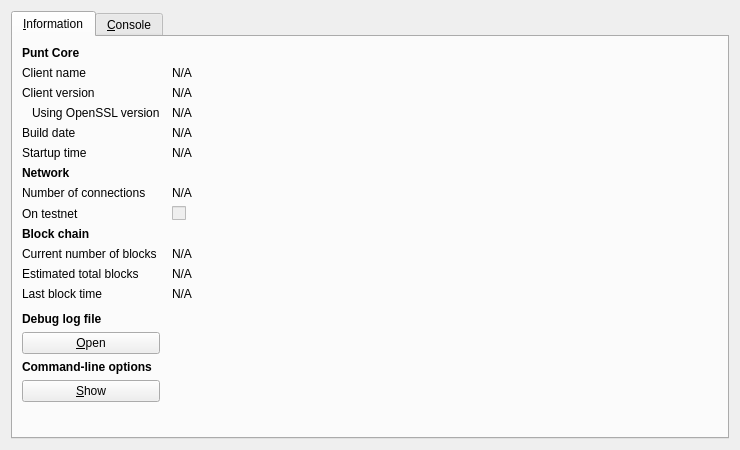
<?xml version="1.0" encoding="UTF-8"?>
<ui version="4.0">
 <class>RPCConsole</class>
 <widget class="QDialog" name="RPCConsole">
  <property name="geometry">
   <rect>
    <x>0</x>
    <y>0</y>
    <width>740</width>
    <height>450</height>
   </rect>
  </property>
  <property name="windowTitle">
   <string>Punt - Debug window</string>
  </property>
  <layout class="QVBoxLayout" name="verticalLayout_2">
   <item>
    <widget class="QTabWidget" name="tabWidget">
     <property name="currentIndex">
      <number>0</number>
     </property>
     <widget class="QWidget" name="tab_info">
      <attribute name="title">
       <string>&amp;Information</string>
      </attribute>
      <layout class="QGridLayout" name="gridLayout" columnstretch="0,1">
       <property name="horizontalSpacing">
        <number>12</number>
       </property>
       <item row="0" column="0">
        <widget class="QLabel" name="label_9">
         <property name="font">
          <font>
           <weight>75</weight>
           <bold>true</bold>
          </font>
         </property>
         <property name="text">
          <string>Punt Core</string>
         </property>
        </widget>
       </item>
       <item row="1" column="0">
        <widget class="QLabel" name="label_5">
         <property name="text">
          <string>Client name</string>
         </property>
        </widget>
       </item>
       <item row="1" column="1">
        <widget class="QLabel" name="clientName">
         <property name="cursor">
          <cursorShape>IBeamCursor</cursorShape>
         </property>
         <property name="text">
          <string>N/A</string>
         </property>
         <property name="textFormat">
          <enum>Qt::PlainText</enum>
         </property>
         <property name="textInteractionFlags">
          <set>Qt::LinksAccessibleByMouse|Qt::TextSelectableByKeyboard|Qt::TextSelectableByMouse</set>
         </property>
        </widget>
       </item>
       <item row="2" column="0">
        <widget class="QLabel" name="label_6">
         <property name="text">
          <string>Client version</string>
         </property>
        </widget>
       </item>
       <item row="2" column="1">
        <widget class="QLabel" name="clientVersion">
         <property name="cursor">
          <cursorShape>IBeamCursor</cursorShape>
         </property>
         <property name="text">
          <string>N/A</string>
         </property>
         <property name="textFormat">
          <enum>Qt::PlainText</enum>
         </property>
         <property name="textInteractionFlags">
          <set>Qt::LinksAccessibleByMouse|Qt::TextSelectableByKeyboard|Qt::TextSelectableByMouse</set>
         </property>
        </widget>
       </item>
       <item row="3" column="0">
        <widget class="QLabel" name="label_14">
         <property name="text">
          <string>Using OpenSSL version</string>
         </property>
         <property name="indent">
          <number>10</number>
         </property>
        </widget>
       </item>
       <item row="3" column="1">
        <widget class="QLabel" name="openSSLVersion">
         <property name="cursor">
          <cursorShape>IBeamCursor</cursorShape>
         </property>
         <property name="text">
          <string>N/A</string>
         </property>
         <property name="textFormat">
          <enum>Qt::PlainText</enum>
         </property>
         <property name="textInteractionFlags">
          <set>Qt::LinksAccessibleByMouse|Qt::TextSelectableByKeyboard|Qt::TextSelectableByMouse</set>
         </property>
        </widget>
       </item>
       <item row="4" column="0">
        <widget class="QLabel" name="label_12">
         <property name="text">
          <string>Build date</string>
         </property>
        </widget>
       </item>
       <item row="4" column="1">
        <widget class="QLabel" name="buildDate">
         <property name="cursor">
          <cursorShape>IBeamCursor</cursorShape>
         </property>
         <property name="text">
          <string>N/A</string>
         </property>
         <property name="textFormat">
          <enum>Qt::PlainText</enum>
         </property>
         <property name="textInteractionFlags">
          <set>Qt::LinksAccessibleByMouse|Qt::TextSelectableByKeyboard|Qt::TextSelectableByMouse</set>
         </property>
        </widget>
       </item>
       <item row="5" column="0">
        <widget class="QLabel" name="label_13">
         <property name="text">
          <string>Startup time</string>
         </property>
        </widget>
       </item>
       <item row="5" column="1">
        <widget class="QLabel" name="startupTime">
         <property name="cursor">
          <cursorShape>IBeamCursor</cursorShape>
         </property>
         <property name="text">
          <string>N/A</string>
         </property>
         <property name="textFormat">
          <enum>Qt::PlainText</enum>
         </property>
         <property name="textInteractionFlags">
          <set>Qt::LinksAccessibleByMouse|Qt::TextSelectableByKeyboard|Qt::TextSelectableByMouse</set>
         </property>
        </widget>
       </item>
       <item row="6" column="0">
        <widget class="QLabel" name="label_11">
         <property name="font">
          <font>
           <weight>75</weight>
           <bold>true</bold>
          </font>
         </property>
         <property name="text">
          <string>Network</string>
         </property>
        </widget>
       </item>
       <item row="7" column="0">
        <widget class="QLabel" name="label_7">
         <property name="text">
          <string>Number of connections</string>
         </property>
        </widget>
       </item>
       <item row="7" column="1">
        <widget class="QLabel" name="numberOfConnections">
         <property name="cursor">
          <cursorShape>IBeamCursor</cursorShape>
         </property>
         <property name="text">
          <string>N/A</string>
         </property>
         <property name="textFormat">
          <enum>Qt::PlainText</enum>
         </property>
         <property name="textInteractionFlags">
          <set>Qt::LinksAccessibleByMouse|Qt::TextSelectableByKeyboard|Qt::TextSelectableByMouse</set>
         </property>
        </widget>
       </item>
       <item row="8" column="0">
        <widget class="QLabel" name="label_8">
         <property name="text">
          <string>On testnet</string>
         </property>
        </widget>
       </item>
       <item row="8" column="1">
        <widget class="QCheckBox" name="isTestNet">
         <property name="enabled">
          <bool>false</bool>
         </property>
         <property name="text">
          <string/>
         </property>
        </widget>
       </item>
       <item row="9" column="0">
        <widget class="QLabel" name="label_10">
         <property name="font">
          <font>
           <weight>75</weight>
           <bold>true</bold>
          </font>
         </property>
         <property name="text">
          <string>Block chain</string>
         </property>
        </widget>
       </item>
       <item row="10" column="0">
        <widget class="QLabel" name="label_3">
         <property name="text">
          <string>Current number of blocks</string>
         </property>
        </widget>
       </item>
       <item row="10" column="1">
        <widget class="QLabel" name="numberOfBlocks">
         <property name="cursor">
          <cursorShape>IBeamCursor</cursorShape>
         </property>
         <property name="text">
          <string>N/A</string>
         </property>
         <property name="textFormat">
          <enum>Qt::PlainText</enum>
         </property>
         <property name="textInteractionFlags">
          <set>Qt::LinksAccessibleByMouse|Qt::TextSelectableByKeyboard|Qt::TextSelectableByMouse</set>
         </property>
        </widget>
       </item>
       <item row="11" column="0">
        <widget class="QLabel" name="label_4">
         <property name="text">
          <string>Estimated total blocks</string>
         </property>
        </widget>
       </item>
       <item row="11" column="1">
        <widget class="QLabel" name="totalBlocks">
         <property name="cursor">
          <cursorShape>IBeamCursor</cursorShape>
         </property>
         <property name="text">
          <string>N/A</string>
         </property>
         <property name="textFormat">
          <enum>Qt::PlainText</enum>
         </property>
         <property name="textInteractionFlags">
          <set>Qt::LinksAccessibleByMouse|Qt::TextSelectableByKeyboard|Qt::TextSelectableByMouse</set>
         </property>
        </widget>
       </item>
       <item row="12" column="0">
        <widget class="QLabel" name="label_2">
         <property name="text">
          <string>Last block time</string>
         </property>
        </widget>
       </item>
       <item row="12" column="1">
        <widget class="QLabel" name="lastBlockTime">
         <property name="cursor">
          <cursorShape>IBeamCursor</cursorShape>
         </property>
         <property name="text">
          <string>N/A</string>
         </property>
         <property name="textFormat">
          <enum>Qt::PlainText</enum>
         </property>
         <property name="textInteractionFlags">
          <set>Qt::LinksAccessibleByMouse|Qt::TextSelectableByKeyboard|Qt::TextSelectableByMouse</set>
         </property>
        </widget>
       </item>
       <item row="13" column="0">
        <spacer name="verticalSpacer_2">
         <property name="orientation">
          <enum>Qt::Vertical</enum>
         </property>
         <property name="sizeHint" stdset="0">
          <size>
           <width>20</width>
           <height>20</height>
          </size>
         </property>
        </spacer>
       </item>
       <item row="14" column="0">
        <widget class="QLabel" name="labelDebugLogfile">
         <property name="font">
          <font>
           <weight>75</weight>
           <bold>true</bold>
          </font>
         </property>
         <property name="text">
          <string>Debug log file</string>
         </property>
        </widget>
       </item>
       <item row="15" column="0">
        <widget class="QPushButton" name="openDebugLogfileButton">
         <property name="toolTip">
          <string>Open the Punt debug log file from the current data directory. This can take a few seconds for large log files.</string>
         </property>
         <property name="text">
          <string>&amp;Open</string>
         </property>
         <property name="autoDefault">
          <bool>false</bool>
         </property>
        </widget>
       </item>
       <item row="16" column="0">
        <widget class="QLabel" name="labelCLOptions">
         <property name="font">
          <font>
           <weight>75</weight>
           <bold>true</bold>
          </font>
         </property>
         <property name="text">
          <string>Command-line options</string>
         </property>
        </widget>
       </item>
       <item row="17" column="0">
        <widget class="QPushButton" name="showCLOptionsButton">
         <property name="toolTip">
          <string>Show the Punt-Qt help message to get a list with possible Punt command-line options.</string>
         </property>
         <property name="text">
          <string>&amp;Show</string>
         </property>
         <property name="autoDefault">
          <bool>false</bool>
         </property>
        </widget>
       </item>
       <item row="18" column="0">
        <spacer name="verticalSpacer">
         <property name="orientation">
          <enum>Qt::Vertical</enum>
         </property>
         <property name="sizeHint" stdset="0">
          <size>
           <width>20</width>
           <height>40</height>
          </size>
         </property>
        </spacer>
       </item>
      </layout>
     </widget>
     <widget class="QWidget" name="tab_console">
      <attribute name="title">
       <string>&amp;Console</string>
      </attribute>
      <layout class="QVBoxLayout" name="verticalLayout_3">
       <property name="spacing">
        <number>3</number>
       </property>
       <item>
        <widget class="QTextEdit" name="messagesWidget">
         <property name="minimumSize">
          <size>
           <width>0</width>
           <height>100</height>
          </size>
         </property>
         <property name="readOnly">
          <bool>true</bool>
         </property>
         <property name="tabKeyNavigation" stdset="0">
          <bool>false</bool>
         </property>
         <property name="columnCount" stdset="0">
          <number>2</number>
         </property>
        </widget>
       </item>
       <item>
        <layout class="QHBoxLayout" name="horizontalLayout">
         <property name="spacing">
          <number>3</number>
         </property>
         <item>
          <widget class="QLabel" name="label">
           <property name="text">
            <string notr="true">&gt;</string>
           </property>
          </widget>
         </item>
         <item>
          <widget class="QLineEdit" name="lineEdit"/>
         </item>
         <item>
          <widget class="QPushButton" name="clearButton">
           <property name="maximumSize">
            <size>
             <width>24</width>
             <height>24</height>
            </size>
           </property>
           <property name="toolTip">
            <string>Clear console</string>
           </property>
           <property name="text">
            <string/>
           </property>
           <property name="icon">
            <iconset resource="../bitcoin.qrc">
             <normaloff>:/icons/remove</normaloff>:/icons/remove</iconset>
           </property>
           <property name="shortcut">
            <string notr="true">Ctrl+L</string>
           </property>
           <property name="autoDefault">
            <bool>false</bool>
           </property>
          </widget>
         </item>
        </layout>
       </item>
      </layout>
     </widget>
    </widget>
   </item>
  </layout>
 </widget>
 <resources>
  <include location="../bitcoin.qrc"/>
 </resources>
 <connections/>
</ui>
